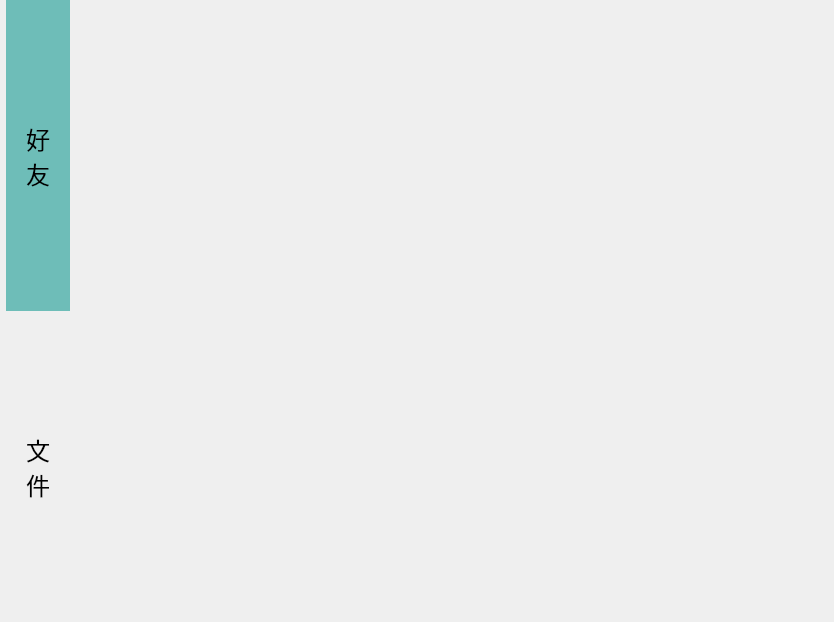
<?xml version="1.0" encoding="UTF-8"?>
<ui version="4.0">
 <class>Index</class>
 <widget class="QWidget" name="Index">
  <property name="geometry">
   <rect>
    <x>0</x>
    <y>0</y>
    <width>834</width>
    <height>622</height>
   </rect>
  </property>
  <property name="windowTitle">
   <string>Form</string>
  </property>
  <layout class="QHBoxLayout" name="horizontalLayout">
   <property name="spacing">
    <number>0</number>
   </property>
   <property name="leftMargin">
    <number>6</number>
   </property>
   <property name="topMargin">
    <number>0</number>
   </property>
   <property name="rightMargin">
    <number>0</number>
   </property>
   <property name="bottomMargin">
    <number>0</number>
   </property>
   <item>
    <layout class="QVBoxLayout" name="verticalLayout">
     <property name="spacing">
      <number>0</number>
     </property>
     <item>
      <widget class="QPushButton" name="friend_PB">
       <property name="sizePolicy">
        <sizepolicy hsizetype="Minimum" vsizetype="Expanding">
         <horstretch>0</horstretch>
         <verstretch>0</verstretch>
        </sizepolicy>
       </property>
       <property name="font">
        <font>
         <family>Arial</family>
         <pointsize>18</pointsize>
        </font>
       </property>
       <property name="styleSheet">
        <string notr="true">border:none;background-color:rgb(110, 189, 184);padding:20px
</string>
       </property>
       <property name="text">
        <string>好
友</string>
       </property>
      </widget>
     </item>
     <item>
      <widget class="QPushButton" name="file_PB">
       <property name="sizePolicy">
        <sizepolicy hsizetype="Minimum" vsizetype="Expanding">
         <horstretch>0</horstretch>
         <verstretch>0</verstretch>
        </sizepolicy>
       </property>
       <property name="font">
        <font>
         <family>Arial</family>
         <pointsize>18</pointsize>
        </font>
       </property>
       <property name="styleSheet">
        <string notr="true">border:none;padding:20px;</string>
       </property>
       <property name="text">
        <string>文
件</string>
       </property>
      </widget>
     </item>
    </layout>
   </item>
   <item>
    <widget class="QStackedWidget" name="stackedWidget">
     <property name="currentIndex">
      <number>0</number>
     </property>
     <widget class="Friend" name="friendpage"/>
     <widget class="File" name="filepage"/>
    </widget>
   </item>
  </layout>
 </widget>
 <customwidgets>
  <customwidget>
   <class>Friend</class>
   <extends>QWidget</extends>
   <header location="global">friend.h</header>
   <container>1</container>
  </customwidget>
  <customwidget>
   <class>File</class>
   <extends>QWidget</extends>
   <header location="global">file.h</header>
   <container>1</container>
  </customwidget>
 </customwidgets>
 <resources/>
 <connections/>
</ui>
